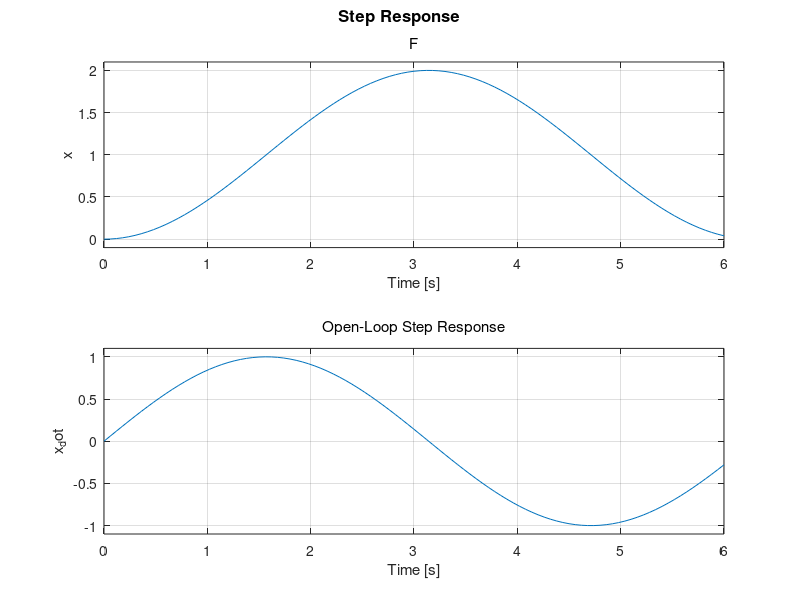

The MATLAB script that drew this image: (Note: this script raises an error after producing the figure.)
% State space for simple second-order spring-mass equation
k = 1;
m = 1;

A = [0 1; -k/m 0];
B = [0; 1/m];
C = eye(2);
D = 0;

states = {'x' 'x_dot'};
inputs = {'F'};
outputs = {'x'; 'x_dot'};
sys_ss = ss(A,B,C,D,...
    'statename',states,...
    'inputname',inputs,...
    'outputname',outputs);
figure(1);
step(sys_ss);
title('Open-Loop Step Response');

% Controller using LQR
Q = C'*C;
Q(1,1) = 10;
R = 0.01;
K = lqr(A,B,Q,R);

% Correct position error
Cn = [1 0];
sys_nbar = ss(A,B,Cn,0);
Nbar = rscale(sys_nbar,K);

Ac = [(A-B*K)];
Bc = [B*Nbar];
Cc = [C];
Dc = [D];

sys_cl = ss(Ac,Bc,Cc,Dc,...
    'statename',states,...
    'inputname',inputs,...
    'outputname',outputs);
figure(2);
step(sys_cl);
title('Closed-Loop Step Response with LQR controller');

% Use a PID controller
Kp = 100;
Ki = 200;
Kd = 20;

% We need to have SISO, so redefine C to only give us x out
C_siso = [1 0];
outputs_siso = {'x'};
sys_ss_siso = ss(A,B,C_siso,D,...
    'statename',states,...
    'inputname',inputs,...
    'outputname',outputs_siso);
sys_tf = tf(sys_ss_siso);

pid_controller = pid(Kp,Ki,Kd);
sys_cl_pid = feedback(pid_controller*sys_tf,1);
figure(3);
step(sys_cl_pid);
title('Closed-Loop Step Response with PID controller');

% Now let's use our new PID in SS form controller
%
% Note: We're using C_siso since with a PID controller you only have one
% output.
Kg = inv(1 + Kd*C_siso*B);

% Check to verify that the issue isn't in removing u from the state space
% equations. It's not. This basically is the same as when using lsim.
%
% To check transfer function in sage:
%    factor(matrix([1,0,0])*~(matrix([[s,0,0],[0,s,0],[0,0,s]])-
%      matrix([[0,1,0],[-101,-20,-200],[1,0,0]]))*matrix([[0],[100],[-1]]))
%
% Compare:
%    feedback(pid(Kp,Ki,Kd)*sys_tf,1)
%    tf(sys_ss_pid)
if false
    % The open-loop A, B, C, and D
    Apid_ol = [A zeros(size(A,1),1); C_siso zeros(1,1)];
    Bpid_ol = [B zeros(size(B,1),1); 0 -1];
    Cpid_ol = [C_siso 0; C_siso 0; zeros(1,size(C,2)) 1; Kg*C_siso*A 0];
    Dpid_ol = [0 0; 0 -1; 0 0; 0 0];

    % Discretize to have our own lsim-like simulation
    f = 100;
    T = 1/f;
    sys_d = c2d(ss(Apid_ol,Bpid_ol,Cpid_ol,Dpid_ol), T, 'zoh');

    N = 4*f;
    state = zeros(size(C_siso,2)+1, 2);
    output = zeros(N, size(Dpid_ol,1));

    % Constant set point
    s = 0.2;
    input = zeros(N,2);

    for i = 2:N
        input(i,:) = [-[0 Kp Ki Kd]*output(i-1,:)'; s]';
        state(:,1) = sys_d.a*state(:,2) + sys_d.b*input(i,:)';
        output(i,:) = sys_d.c*state(:,2) + sys_d.d*input(i,:)';
        state(:,2) = state(:,1);
    end

    t = 0:T:(size(output,1)-1)/f;
    figure(7);
    plot(t,output(:,1));
    ylabel('x');
    title('PID in SS - without lsim');
end

Apid = [A-B*(Kp*C_siso+Kd*Kg*C_siso*A) -B*Ki; C_siso 0];
Bpid = [B*Kp; -1];
Cpid = [C_siso 0];
Dpid = 0;

states_pid = {'x' 'x_dot' 'z'};
inputs_pid = {'s'};
sys_ss_pid = ss(Apid,Bpid,Cpid,Dpid,...
    'statename',states_pid,...
    'inputname',inputs_pid,...
    'outputname',outputs_siso);
figure(4);
step(sys_ss_pid);
title('Closed-Loop Step Response with PID controller in SS form');

% These should be the same
feedback(pid(Kp,Ki,Kd)*sys_tf,1)
tf(sys_ss_pid)

% Just use a PI controller, which does look the same
Kp = 5;
Ki = 10;
Kd = 0;

pid_controller = pid(Kp,Ki,Kd);
sys_cl_pid = feedback(pid_controller*sys_tf,1);
figure(5);
step(sys_cl_pid);
title('Closed-Loop Step Response with PI controller');

Kg = inv(1 + Kd*C_siso*B);
Api = [A-B*(Kp*C_siso+Kd*Kg*C_siso*A) -B*Ki; C_siso 0];
Bpi = [B*Kp; -1];
Cpi = [C_siso 0];
Dpi = 0;

sys_ss_pi = ss(Api,Bpi,Cpi,Dpi,...
    'statename',states_pid,...
    'inputname',inputs_pid,...
    'outputname',outputs_siso);
figure(6);
step(sys_ss_pi);
title('Closed-Loop Step Response with PI controller in SS form');
